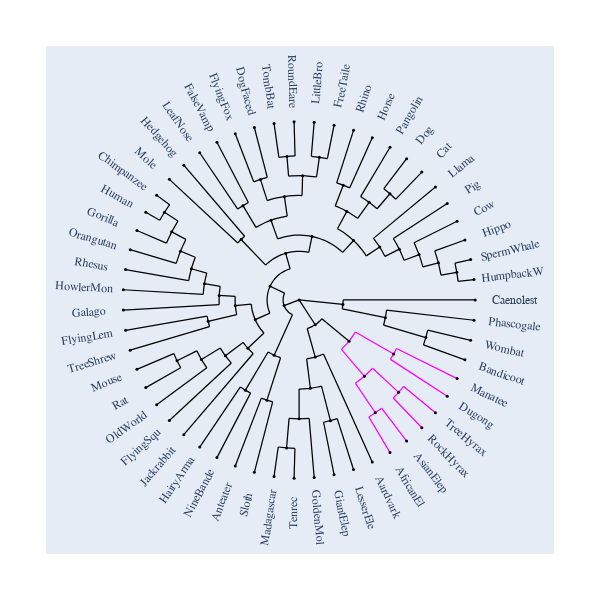

Notebook code cell kept with this figure:
### Markdown cell above
## With Contemporaneous Tips

### Code cell
fig.contemporaneous = True
fig.label_pad = 0.23
fig.show()

### Figure 1 — Plotly figure (JSON) as saved in the notebook; plotly's stock layout.template omitted (floating-point values rounded to 4 significant figures; data arrays with more than 128 entries replaced by an {"elided": "..."} marker saying what was removed)
{"data": [{"line": {"color": "black", "shape": "spline", "smoothing": 1.3, "width": 1.25}, "mode": "lines", "showlegend": false, "type": "scatter", "x": {"elided": "766 float values"}, "y": {"elided": "766 float values"}}, {"legendgroup": "Afrotheria", "line": {"color": "magenta", "width": 1.25}, "mode": "lines", "name": "Afrotheria", "type": "scatter", "x": [0.2401, 0.2634, 0.2839, null, 0.2401, 0.3711, null, 0.3199, 0.3594, 0.3711, null, 0.3199, 0.4327, null, 0.3959, 0.4327, null, 0.3959, 0.5164, null, 0.4327, 0.4682, null, 0.4682, 0.6106, null, 0.3711, 0.407, 0.4175, null, 0.4175, 0.5648, null, 0.5343, 0.5648, null, 0.5343, 0.6969, null, 0.5648, 0.5935, null, 0.5935, 0.7741, null, 0.2839, 0.303, 0.3193, null, 0.3193, 0.537, null, 0.5188, 0.537, null, 0.5188, 0.8413, null, 0.537, 0.5534, null, 0.5534, 0.8974, null], "y": [-0.2771, -0.2551, -0.2321, null, -0.2771, -0.4283, null, -0.4678, -0.4381, -0.4283, null, -0.4678, -0.6329, null, -0.6565, -0.6329, null, -0.6565, -0.8563, null, -0.6329, -0.6071, null, -0.6071, -0.7919, null, -0.4283, -0.3943, -0.3832, null, -0.3832, -0.5184, null, -0.5498, -0.5184, null, -0.5498, -0.7171, null, -0.5184, -0.4853, null, -0.4853, -0.633, null, -0.2321, -0.2065, -0.1803, null, -0.1803, -0.3032, null, -0.3334, -0.3032, null, -0.3334, -0.5406, null, -0.3032, -0.2721, null, -0.2721, -0.4412, null]}, {"hoverinfo": "text", "marker": {"color": "black", "size": 3, "symbol": "circle"}, "mode": "markers", "showlegend": false, "text": ["root", "edge.37", "edge.33", "edge.19", "edge.17", "edge.16", "edge.15", "edge.14", "edge.13", "edge.12", "edge.11", "HumpbackW", "SpermWhale", "Hippo", "Cow", "Pig", "Llama", "edge.10", "edge.9", "edge.8", "Cat", "Dog", "Pangolin", "edge.7", "Horse", "Rhino", "edge.6", "edge.4", "edge.3", "edge.1", "FreeTaile", "LittleBro", "edge.2", "RoundEare", "TombBat", "edge.0", "DogFaced", "FlyingFox", "edge.5", "FalseVamp", "LeafNose", "edge.18", "Hedgehog", "Mole", "edge.32", "edge.27", "edge.26", "edge.25", "edge.24", "edge.23", "edge.22", "edge.21", "Chimpanzee", "Human", "Gorilla", "Orangutan", "Rhesus", "HowlerMon", "Galago", "edge.20", "FlyingLem", "TreeShrew", "edge.31", "edge.30", "edge.29", "edge.28", "Mouse", "Rat", "OldWorld", "FlyingSqu", "Jackrabbit", "edge.36", "edge.34", "HairyArma", "NineBande", "edge.35", "Anteater", "Sloth", "edge.48", "edge.47", "edge.46", "edge.44", "edge.43", "Madagascar", "Tenrec", "GoldenMol", "edge.45", "GiantElep", "LesserEle", "Aardvark", "edge.42", "edge.41", "edge.39", "AfricanEl", "AsianElep", "edge.40", "RockHyrax", "TreeHyrax", "edge.38", "Dugong", "Manatee", "edge.51", "edge.50", "edge.49", "Bandicoot", "Wombat", "Phascogale", "Caenolest"], "type": "scatter", "x": [0.0, -0.08527, -0.1649, -0.07649, 0.07317, 0.3091, 0.4578, 0.5691, 0.6814, 0.7913, 0.8958, 0.9935, 0.974, 0.9418, 0.8974, 0.8413, 0.7741, 0.2711, 0.3978, 0.516, 0.6969, 0.6106, 0.5164, 0.2506, 0.4154, 0.309, -0.1595, -0.08338, 0.0199, 0.115, 0.1986, 0.08558, -0.06915, -0.02856, -0.1423, -0.2197, -0.2542, -0.3628, -0.3189, -0.4667, -0.5644, -0.3295, -0.6549, -0.7367, -0.2492, -0.3623, -0.4538, -0.5378, -0.6119, -0.6739, -0.7236, -0.7648, -0.809, -0.8707, -0.9211, -0.9595, -0.9854, -0.9984, -0.9984, -0.5165, -0.9854, -0.9595, -0.2911, -0.4185, -0.5547, -0.6934, -0.9211, -0.8707, -0.809, -0.7367, -0.6549, -0.1416, -0.3051, -0.5644, -0.4667, -0.1826, -0.3628, -0.2542, 0.0916, 0.09162, 0.06408, -1.225e-16, -0.07131, -0.1423, -0.02856, 0.08558, 0.178, 0.1986, 0.309, 0.4154, 0.2839, 0.3711, 0.4327, 0.5164, 0.6106, 0.5648, 0.6969, 0.7741, 0.537, 0.8413, 0.8974, 0.2488, 0.49, 0.7196, 0.9418, 0.974, 0.9935, 1.0], "y": [0.0, -0.03152, 0.07649, 0.2618, 0.3562, 0.3332, 0.2965, 0.2848, 0.2542, 0.208, 0.155, 0.114, 0.2265, 0.336, 0.4412, 0.5406, 0.633, 0.4965, 0.5475, 0.5954, 0.7171, 0.7919, 0.8563, 0.6436, 0.9096, 0.9511, 0.4471, 0.5799, 0.6967, 0.7999, 0.9801, 0.9963, 0.8051, 0.9996, 0.9898, 0.6761, 0.9671, 0.9319, 0.5289, 0.8844, 0.8255, 0.339, 0.7557, 0.6762, -0.1107, -0.03144, 0.02514, 0.09109, 0.1749, 0.2735, 0.3818, 0.4915, 0.5878, 0.4917, 0.3893, 0.2817, 0.1705, 0.05709, -0.05709, -0.1201, -0.1705, -0.2817, -0.271, -0.3133, -0.3345, -0.3409, -0.3893, -0.4917, -0.5878, -0.6762, -0.7557, -0.3101, -0.506, -0.8255, -0.8844, -0.562, -0.9319, -0.9671, -0.1392, -0.3205, -0.4959, -0.6667, -0.8303, -0.9898, -0.9996, -0.9963, -0.677, -0.9801, -0.9511, -0.9096, -0.2321, -0.4283, -0.6329, -0.8563, -0.7919, -0.5184, -0.7171, -0.633, -0.3032, -0.5406, -0.4412, -0.02495, -0.0993, -0.2113, -0.336, -0.2265, -0.114, -2.449e-16]}], "layout": {"annotations": [{"font": {"family": "Inconsolata, monospace", "size": 12}, "showarrow": false, "text": "HumpbackW ", "textangle": -6.545, "x": 1.222, "xanchor": "center", "xref": "x", "y": 0.1402, "yanchor": "middle", "yref": "y"}, {"font": {"family": "Inconsolata, monospace", "size": 12}, "showarrow": false, "text": "SpermWhale", "textangle": -13.09, "x": 1.198, "xanchor": "center", "xref": "x", "y": 0.2786, "yanchor": "middle", "yref": "y"}, {"font": {"family": "Inconsolata, monospace", "size": 12}, "showarrow": false, "text": "Hippo     ", "textangle": -19.64, "x": 1.158, "xanchor": "center", "xref": "x", "y": 0.4133, "yanchor": "middle", "yref": "y"}, {"font": {"family": "Inconsolata, monospace", "size": 12}, "showarrow": false, "text": "Cow       ", "textangle": -26.18, "x": 1.104, "xanchor": "center", "xref": "x", "y": 0.5427, "yanchor": "middle", "yref": "y"}, {"font": {"family": "Inconsolata, monospace", "size": 12}, "showarrow": false, "text": "Pig       ", "textangle": -32.73, "x": 1.035, "xanchor": "center", "xref": "x", "y": 0.665, "yanchor": "middle", "yref": "y"}, {"font": {"family": "Inconsolata, monospace", "size": 12}, "showarrow": false, "text": "Llama     ", "textangle": -39.27, "x": 0.9522, "xanchor": "center", "xref": "x", "y": 0.7786, "yanchor": "middle", "yref": "y"}, {"font": {"family": "Inconsolata, monospace", "size": 12}, "showarrow": false, "text": "Cat       ", "textangle": -45.82, "x": 0.8572, "xanchor": "center", "xref": "x", "y": 0.8821, "yanchor": "middle", "yref": "y"}, {"font": {"family": "Inconsolata, monospace", "size": 12}, "showarrow": false, "text": "Dog       ", "textangle": -52.36, "x": 0.7511, "xanchor": "center", "xref": "x", "y": 0.974, "yanchor": "middle", "yref": "y"}, {"font": {"family": "Inconsolata, monospace", "size": 12}, "showarrow": false, "text": "Pangolin  ", "textangle": -58.91, "x": 0.6352, "xanchor": "center", "xref": "x", "y": 1.053, "yanchor": "middle", "yref": "y"}, {"font": {"family": "Inconsolata, monospace", "size": 12}, "showarrow": false, "text": "Horse     ", "textangle": -65.45, "x": 0.511, "xanchor": "center", "xref": "x", "y": 1.119, "yanchor": "middle", "yref": "y"}, {"font": {"family": "Inconsolata, monospace", "size": 12}, "showarrow": false, "text": "Rhino     ", "textangle": -72.0, "x": 0.3801, "xanchor": "center", "xref": "x", "y": 1.17, "yanchor": "middle", "yref": "y"}, {"font": {"family": "Inconsolata, monospace", "size": 12}, "showarrow": false, "text": "FreeTaile ", "textangle": -78.55, "x": 0.2443, "xanchor": "center", "xref": "x", "y": 1.206, "yanchor": "middle", "yref": "y"}, {"font": {"family": "Inconsolata, monospace", "size": 12}, "showarrow": false, "text": "LittleBro ", "textangle": -85.09, "x": 0.1053, "xanchor": "center", "xref": "x", "y": 1.225, "yanchor": "middle", "yref": "y"}, {"font": {"family": "Inconsolata, monospace", "size": 12}, "showarrow": false, "text": " RoundEare", "textangle": 88.36, "x": -0.03512, "xanchor": "center", "xref": "x", "y": 1.229, "yanchor": "middle", "yref": "y"}, {"font": {"family": "Inconsolata, monospace", "size": 12}, "showarrow": false, "text": "   TombBat", "textangle": 81.82, "x": -0.175, "xanchor": "center", "xref": "x", "y": 1.217, "yanchor": "middle", "yref": "y"}, {"font": {"family": "Inconsolata, monospace", "size": 12}, "showarrow": false, "text": "  DogFaced", "textangle": 75.27, "x": -0.3127, "xanchor": "center", "xref": "x", "y": 1.19, "yanchor": "middle", "yref": "y"}, {"font": {"family": "Inconsolata, monospace", "size": 12}, "showarrow": false, "text": " FlyingFox", "textangle": 68.73, "x": -0.4463, "xanchor": "center", "xref": "x", "y": 1.146, "yanchor": "middle", "yref": "y"}, {"font": {"family": "Inconsolata, monospace", "size": 12}, "showarrow": false, "text": " FalseVamp", "textangle": 62.18, "x": -0.574, "xanchor": "center", "xref": "x", "y": 1.088, "yanchor": "middle", "yref": "y"}, {"font": {"family": "Inconsolata, monospace", "size": 12}, "showarrow": false, "text": "  LeafNose", "textangle": 55.64, "x": -0.6943, "xanchor": "center", "xref": "x", "y": 1.015, "yanchor": "middle", "yref": "y"}, {"font": {"family": "Inconsolata, monospace", "size": 12}, "showarrow": false, "text": "  Hedgehog", "textangle": 49.09, "x": -0.8055, "xanchor": "center", "xref": "x", "y": 0.9296, "yanchor": "middle", "yref": "y"}, {"font": {"family": "Inconsolata, monospace", "size": 12}, "showarrow": false, "text": "      Mole", "textangle": 42.55, "x": -0.9062, "xanchor": "center", "xref": "x", "y": 0.8317, "yanchor": "middle", "yref": "y"}, {"font": {"family": "Inconsolata, monospace", "size": 12}, "showarrow": false, "text": "Chimpanzee", "textangle": 36.0, "x": -0.9951, "xanchor": "center", "xref": "x", "y": 0.723, "yanchor": "middle", "yref": "y"}, {"font": {"family": "Inconsolata, monospace", "size": 12}, "showarrow": false, "text": "     Human", "textangle": 29.45, "x": -1.071, "xanchor": "center", "xref": "x", "y": 0.6048, "yanchor": "middle", "yref": "y"}, {"font": {"family": "Inconsolata, monospace", "size": 12}, "showarrow": false, "text": "   Gorilla", "textangle": 22.91, "x": -1.133, "xanchor": "center", "xref": "x", "y": 0.4788, "yanchor": "middle", "yref": "y"}, {"font": {"family": "Inconsolata, monospace", "size": 12}, "showarrow": false, "text": " Orangutan", "textangle": 16.36, "x": -1.18, "xanchor": "center", "xref": "x", "y": 0.3465, "yanchor": "middle", "yref": "y"}, {"font": {"family": "Inconsolata, monospace", "size": 12}, "showarrow": false, "text": "    Rhesus", "textangle": 9.818, "x": -1.212, "xanchor": "center", "xref": "x", "y": 0.2097, "yanchor": "middle", "yref": "y"}, {"font": {"family": "Inconsolata, monospace", "size": 12}, "showarrow": false, "text": " HowlerMon", "textangle": 3.273, "x": -1.228, "xanchor": "center", "xref": "x", "y": 0.07022, "yanchor": "middle", "yref": "y"}, {"font": {"family": "Inconsolata, monospace", "size": 12}, "showarrow": false, "text": "    Galago", "textangle": -3.273, "x": -1.228, "xanchor": "center", "xref": "x", "y": -0.07022, "yanchor": "middle", "yref": "y"}, {"font": {"family": "Inconsolata, monospace", "size": 12}, "showarrow": false, "text": " FlyingLem", "textangle": -9.818, "x": -1.212, "xanchor": "center", "xref": "x", "y": -0.2097, "yanchor": "middle", "yref": "y"}, {"font": {"family": "Inconsolata, monospace", "size": 12}, "showarrow": false, "text": " TreeShrew", "textangle": -16.36, "x": -1.18, "xanchor": "center", "xref": "x", "y": -0.3465, "yanchor": "middle", "yref": "y"}, {"font": {"family": "Inconsolata, monospace", "size": 12}, "showarrow": false, "text": "     Mouse", "textangle": -22.91, "x": -1.133, "xanchor": "center", "xref": "x", "y": -0.4788, "yanchor": "middle", "yref": "y"}, {"font": {"family": "Inconsolata, monospace", "size": 12}, "showarrow": false, "text": "       Rat", "textangle": -29.45, "x": -1.071, "xanchor": "center", "xref": "x", "y": -0.6048, "yanchor": "middle", "yref": "y"}, {"font": {"family": "Inconsolata, monospace", "size": 12}, "showarrow": false, "text": "  OldWorld", "textangle": -36.0, "x": -0.9951, "xanchor": "center", "xref": "x", "y": -0.723, "yanchor": "middle", "yref": "y"}, {"font": {"family": "Inconsolata, monospace", "size": 12}, "showarrow": false, "text": " FlyingSqu", "textangle": -42.55, "x": -0.9062, "xanchor": "center", "xref": "x", "y": -0.8317, "yanchor": "middle", "yref": "y"}, {"font": {"family": "Inconsolata, monospace", "size": 12}, "showarrow": false, "text": "Jackrabbit", "textangle": -49.09, "x": -0.8055, "xanchor": "center", "xref": "x", "y": -0.9296, "yanchor": "middle", "yref": "y"}, {"font": {"family": "Inconsolata, monospace", "size": 12}, "showarrow": false, "text": " HairyArma", "textangle": -55.64, "x": -0.6943, "xanchor": "center", "xref": "x", "y": -1.015, "yanchor": "middle", "yref": "y"}, {"font": {"family": "Inconsolata, monospace", "size": 12}, "showarrow": false, "text": " NineBande", "textangle": -62.18, "x": -0.574, "xanchor": "center", "xref": "x", "y": -1.088, "yanchor": "middle", "yref": "y"}, {"font": {"family": "Inconsolata, monospace", "size": 12}, "showarrow": false, "text": "  Anteater", "textangle": -68.73, "x": -0.4463, "xanchor": "center", "xref": "x", "y": -1.146, "yanchor": "middle", "yref": "y"}, {"font": {"family": "Inconsolata, monospace", "size": 12}, "showarrow": false, "text": "     Sloth", "textangle": -75.27, "x": -0.3127, "xanchor": "center", "xref": "x", "y": -1.19, "yanchor": "middle", "yref": "y"}, {"font": {"family": "Inconsolata, monospace", "size": 12}, "showarrow": false, "text": "Madagascar", "textangle": -81.82, "x": -0.175, "xanchor": "center", "xref": "x", "y": -1.217, "yanchor": "middle", "yref": "y"}, {"font": {"family": "Inconsolata, monospace", "size": 12}, "showarrow": false, "text": "    Tenrec", "textangle": -88.36, "x": -0.03512, "xanchor": "center", "xref": "x", "y": -1.229, "yanchor": "middle", "yref": "y"}, {"font": {"family": "Inconsolata, monospace", "size": 12}, "showarrow": false, "text": "GoldenMol ", "textangle": 85.09, "x": 0.1053, "xanchor": "center", "xref": "x", "y": -1.225, "yanchor": "middle", "yref": "y"}, {"font": {"family": "Inconsolata, monospace", "size": 12}, "showarrow": false, "text": "GiantElep ", "textangle": 78.55, "x": 0.2443, "xanchor": "center", "xref": "x", "y": -1.206, "yanchor": "middle", "yref": "y"}, {"font": {"family": "Inconsolata, monospace", "size": 12}, "showarrow": false, "text": "LesserEle ", "textangle": 72.0, "x": 0.3801, "xanchor": "center", "xref": "x", "y": -1.17, "yanchor": "middle", "yref": "y"}, {"font": {"family": "Inconsolata, monospace", "size": 12}, "showarrow": false, "text": "Aardvark  ", "textangle": 65.45, "x": 0.511, "xanchor": "center", "xref": "x", "y": -1.119, "yanchor": "middle", "yref": "y"}, {"font": {"family": "Inconsolata, monospace", "size": 12}, "showarrow": false, "text": "AfricanEl ", "textangle": 58.91, "x": 0.6352, "xanchor": "center", "xref": "x", "y": -1.053, "yanchor": "middle", "yref": "y"}, {"font": {"family": "Inconsolata, monospace", "size": 12}, "showarrow": false, "text": "AsianElep ", "textangle": 52.36, "x": 0.7511, "xanchor": "center", "xref": "x", "y": -0.974, "yanchor": "middle", "yref": "y"}, {"font": {"family": "Inconsolata, monospace", "size": 12}, "showarrow": false, "text": "RockHyrax ", "textangle": 45.82, "x": 0.8572, "xanchor": "center", "xref": "x", "y": -0.8821, "yanchor": "middle", "yref": "y"}, {"font": {"family": "Inconsolata, monospace", "size": 12}, "showarrow": false, "text": "TreeHyrax ", "textangle": 39.27, "x": 0.9522, "xanchor": "center", "xref": "x", "y": -0.7786, "yanchor": "middle", "yref": "y"}, {"font": {"family": "Inconsolata, monospace", "size": 12}, "showarrow": false, "text": "Dugong    ", "textangle": 32.73, "x": 1.035, "xanchor": "center", "xref": "x", "y": -0.665, "yanchor": "middle", "yref": "y"}, {"font": {"family": "Inconsolata, monospace", "size": 12}, "showarrow": false, "text": "Manatee   ", "textangle": 26.18, "x": 1.104, "xanchor": "center", "xref": "x", "y": -0.5427, "yanchor": "middle", "yref": "y"}, {"font": {"family": "Inconsolata, monospace", "size": 12}, "showarrow": false, "text": "Bandicoot ", "textangle": 19.64, "x": 1.158, "xanchor": "center", "xref": "x", "y": -0.4133, "yanchor": "middle", "yref": "y"}, {"font": {"family": "Inconsolata, monospace", "size": 12}, "showarrow": false, "text": "Wombat    ", "textangle": 13.09, "x": 1.198, "xanchor": "center", "xref": "x", "y": -0.2786, "yanchor": "middle", "yref": "y"}, {"font": {"family": "Inconsolata, monospace", "size": 12}, "showarrow": false, "text": "Phascogale", "textangle": 6.545, "x": 1.222, "xanchor": "center", "xref": "x", "y": -0.1402, "yanchor": "middle", "yref": "y"}, {"font": {"family": "Inconsolata, monospace", "size": 12}, "showarrow": false, "text": "Caenolest ", "textangle": 0.0, "x": 1.23, "xanchor": "center", "xref": "x", "y": -3.013e-16, "yanchor": "middle", "yref": "y"}], "autosize": true, "font": {"family": "Balto", "size": 14}, "height": 600, "hovermode": "closest", "margin": {"b": 50, "l": 50, "pad": 4, "r": 50, "t": 50}, "showlegend": false, "width": 600, "xaxis": {"autorange": true, "range": [-1.399, 1.4], "visible": false}, "yaxis": {"autorange": true, "range": [-1.399, 1.399], "visible": false}}}
